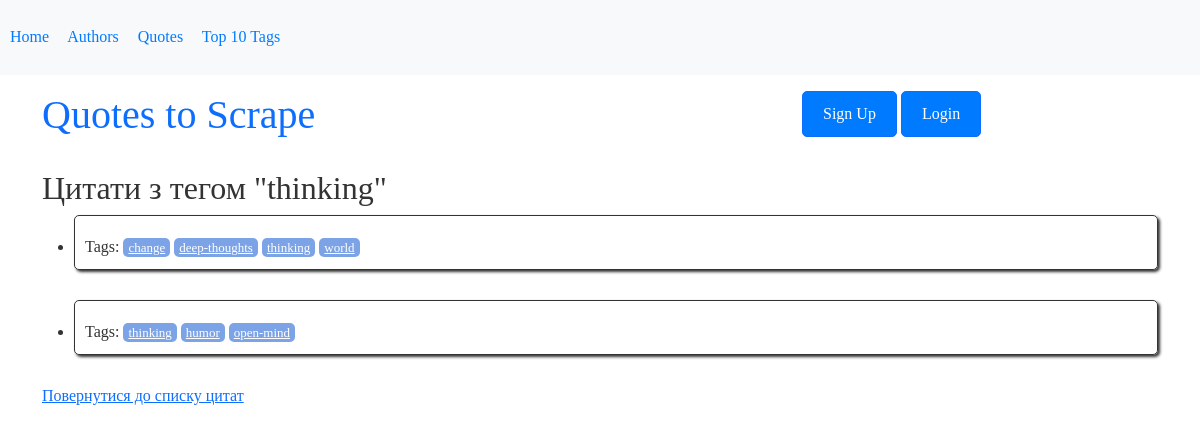
/tag/3/, run on the app's committed database.
### quotes/models.py (models this page shows, shortened)
class Tag(models.Model):
    name = models.CharField(max_length=100, unique=True)

class Quote(models.Model):
    quote = models.TextField()
    author = models.ForeignKey(Author, on_delete=models.CASCADE, related_name='quotes', default=1)
    tags = models.ManyToManyField(Tag, related_name='quotes')

### quotes/views.py (the view)
# urls.py: path('tag/<int:tag_id>/', views.tag_detail, name='tag_detail'),
def tag_detail(request, tag_id):
    tag = get_object_or_404(Tag, id=tag_id)
    quotes = tag.quotes.all()
    return render(request, 'quotes/tag_detail.html', {'tag': tag, 'quotes': quotes})

### quotes/templates/quotes/tag_detail.html (shortened to what this page needs)
{% extends 'quotes/base.html' %}
{% block content %}
<h2>Цитати з тегом "{{ tag.name }}"</h2>
<ul>
    {% for quote in quotes %}
    <li class="quote" itemscope itemtype="http://schema.org/CreativeWork">
        <div class="tags">
            Tags:
            {% for tag in quote.tags.all %}
            <a class="tag" href="{% url 'quotes:tag_detail' tag.id %}">{{ tag.name }}</a>
            {% endfor %}
        </div>
    </li>
    {% empty %}
    <li>Цитати не знайдені.</li>
    {% endfor %}
</ul>
<a href="{% url 'quotes:quote_list' %}">Повернутися до списку цитат</a>
{% endblock %}

### quotes/static/quotes/style.css (style rules this page uses)
.quote { padding: 10px; margin-bottom: 30px; border: 1px solid #333333; border-radius: 5px; box-shadow: 2px 2px 3px #333333; }
.tag { padding: 2px 5px; border-radius: 5px; color: white; font-size: small; background-color: #7CA3E6; }
.quote .tags { margin-top: 10px; }
body { font-family: Georgia, "Times New Roman", Times, serif; font-size: 16px; line-height: 1.42857143; color: #333333; background-color: #ffffff; margin: 0; padding: 0; }

### data on the page
Tag: name "thinking"
Tag: name "change"
Tag: name "deep-thoughts"
Tag: name "world"
Tag: name "humor"
Tag: name "open-mind"
